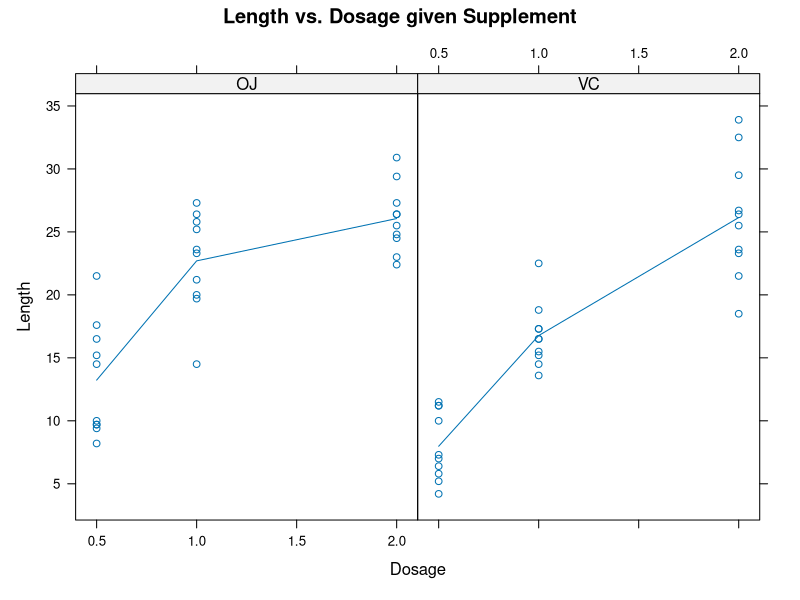
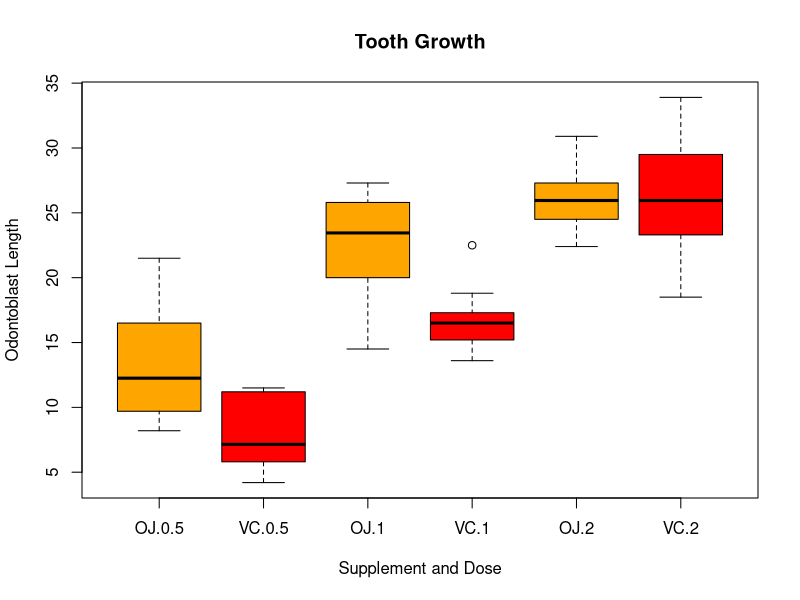

The R source for these figures, in order:
## ---- chunk 1
library(datasets)  # Load datasets library
data(ToothGrowth)  # Load ToothGrowth data
str(ToothGrowth)  # Show structure of ToothGrowth data
## ---- chunk 2
library(lattice)
xyplot(len ~ dose | supp,  # Plot length vs dosage given supplement
       data = ToothGrowth,
       xlab = "Dosage",
       ylab = "Length",
       main = "Length vs. Dosage given Supplement",
       type = c("p", "a")  # Adds line through mean of lengths based on dosage
       )
## ---- chunk 3
boxplot(len ~ supp * dose, 
        data = ToothGrowth,
        col = c("orange","red"),
        main = "Tooth Growth",
        xlab = "Supplement and Dose",
        ylab = "Odontoblast Length")
## ---- chunk 4
t.test(len ~ supp, data = ToothGrowth)
## ---- chunk 5
t.test(ToothGrowth$len[ToothGrowth$dose == 1], 
       ToothGrowth$len[ToothGrowth$dose == 0.5])
## ---- chunk 6
t.test(ToothGrowth$len[ToothGrowth$dose == 2], 
       ToothGrowth$len[ToothGrowth$dose == 1])
## ---- chunk 7
t.test(ToothGrowth$len[ToothGrowth$dose == 2], 
       ToothGrowth$len[ToothGrowth$dose == 0.5])
## ---- chunk 8
t.test(ToothGrowth$len[ToothGrowth$supp == "OJ" & ToothGrowth$dose == 0.5], 
       ToothGrowth$len[ToothGrowth$supp == "VC" & ToothGrowth$dose == 0.5])
## ---- chunk 9
t.test(ToothGrowth$len[ToothGrowth$supp == "OJ" & ToothGrowth$dose == 1], 
       ToothGrowth$len[ToothGrowth$supp == "VC" & ToothGrowth$dose == 1])
## ---- chunk 10
t.test(ToothGrowth$len[ToothGrowth$supp == "OJ" & ToothGrowth$dose == 2], 
       ToothGrowth$len[ToothGrowth$supp == "VC" & ToothGrowth$dose == 2])
